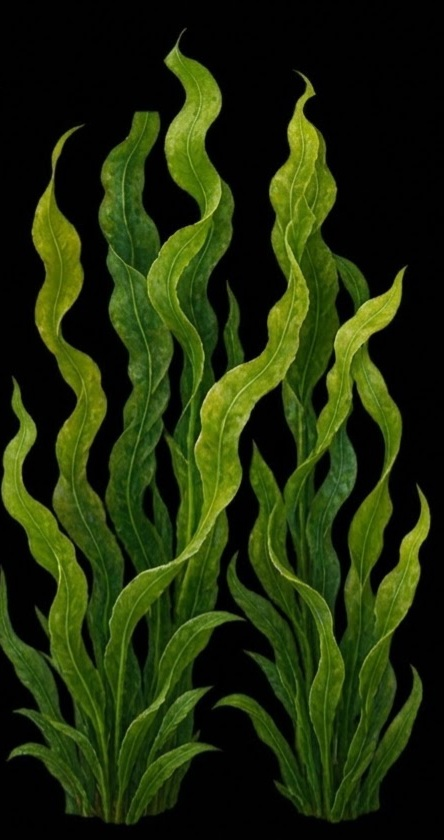
#> input picture minecraft/water-plant-reference/water-plants.jpg, 444 x 840 px, found by its file name
$ python prepare_seagrass.py
#> lines starting #> are read from the running program, lines starting #| are printed output that depends on the picture; after the words box and inside, x2 and y2 are one past the last pixel; in counts of white or black regions, pixels touching at a corner belong together
#!/usr/bin/env python3
"""Prepare animated short and double-height Bedrock seagrass from user art.

Requires Pillow, numpy, scipy and opencv-python-headless; run from repo root.
Uses vanilla 18/19-frame strip layouts, leaving vanilla flipbook metadata intact.
Tall halves are generated from the same swaying 96x192 canvas per frame.
"""
from pathlib import Path
import math
import cv2
import numpy as np
from PIL import Image, ImageOps
from scipy.ndimage import binary_dilation, label

SOURCE = Path('minecraft/water-plant-reference/water-plants.jpg')
BLOCKS = Path('minecraft/realistic-dirt/textures/blocks')
SIZE = 96
SHORT_FRAMES = 18
TALL_FRAMES = 19


def plant():
    with Image.open(SOURCE) as source:
#> source is the input picture: PIL image 444x840 RGB; mean R, G, B 32.5, 45.3, 10
        image = ImageOps.exif_transpose(source).convert('RGB')
        if image.size != (444, 840):
            raise ValueError('Unexpected source image dimensions')
        rgb = np.asarray(image, dtype=np.float32)
    alpha = np.clip((rgb.max(axis=2) - 5) / 24, 0, 1)
    color = np.clip(rgb / np.maximum(alpha[..., None], 1/255), 0, 255)
    labels, count = label(alpha >= .3, structure=np.ones((3,3), dtype=np.uint8))
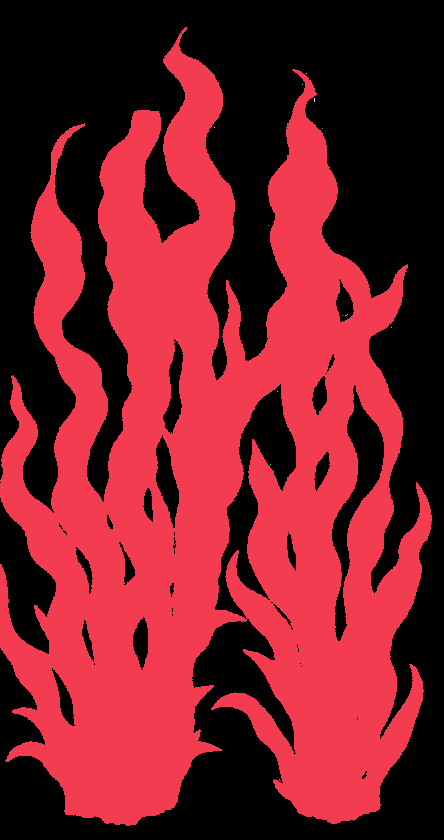
#> labels: shape (840, 444) int32; 13 distinct labels, from 0 to 12; one colour per label, 0 black
#> count = 12
    if not count:
        raise ValueError('No visible water plant')
    counts = np.bincount(labels.ravel())
#> counts = [187111, 185833, 1, 1, 4, 1, 1, 1, 3, 1, 1, 1, 1]
    keep = counts >= 20
#> keep = [True, True, False, False, False, False, False, False, False, False, False, False, False]
    keep[0] = False
    region = binary_dilation(keep[labels], structure=np.ones((5,5)))
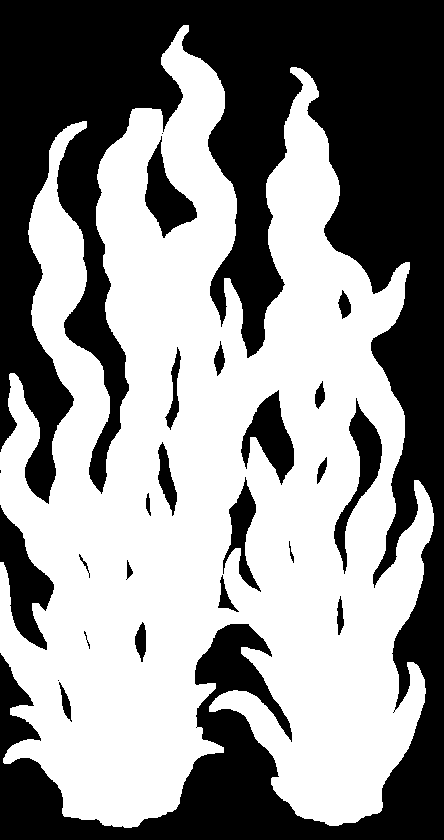
#> region: shape (840, 444) bool; 55.5% white; 24 black regions (3 under 20 px), largest, box (x1, y1, x2, y2) and area: (0, 0, 444, 840) 150734, (0, 505, 54, 650) 3562, (241, 390, 294, 485) 2412
    pixels = np.dstack((np.rint(color).astype(np.uint8), np.rint(alpha * 255).astype(np.uint8)))
    pixels[~region] = 0
    pixels[pixels[:,:,3] == 0, :3] = 0
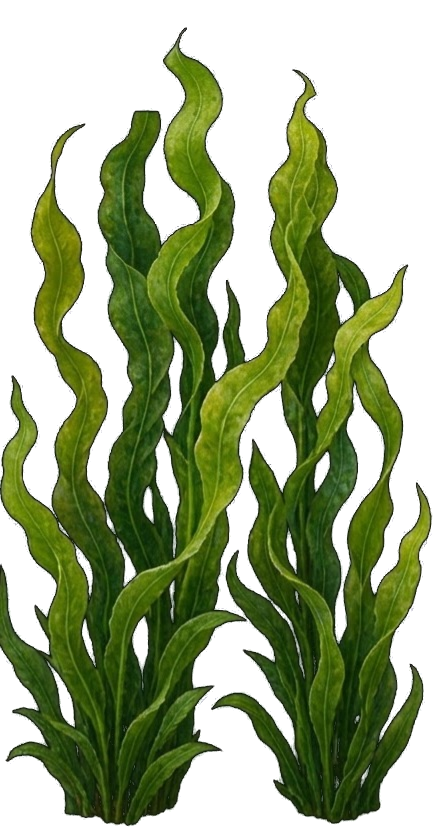
#> pixels: shape (840, 444, 4); mean R, G, B, A 32.7, 46.7, 9.7, 126; transparent parts drawn white
    result = Image.fromarray(pixels)
    bbox = result.getchannel('A').point(lambda a: 255 if a >= 96 else 0).getbbox()
#> bbox = (0, 27, 432, 826)
    if not bbox:
        raise ValueError('Empty water plant')
    x0,y0,x1,y1 = bbox
#> x0 = 0; y0 = 27; x1 = 432; y1 = 826
    return result.crop((max(0,x0-2), max(0,y0-2), min(result.width,x1+2), min(result.height,y1+2)))


def canvas(height):
    source = plant()
    # Reserve space on both sides for animated motion and use the same aspect
    # ratio on both halves of the tall plant.
    source.thumbnail((SIZE-12, height-4), Image.Resampling.LANCZOS)
#> source: PIL image 50x92 RGBA
    out = Image.new('RGBA', (SIZE, height), (0,0,0,0))
#> out: PIL image 96x96 RGBA; every value is 0
    bottom = source.getchannel('A').getbbox()[3]
#> bottom = 92
    out.paste(source, ((SIZE-source.width)//2, height-bottom))
    return out


def sway(base, index, count):
    """Mild, periodic, rooted displacement; premultiplication avoids halos."""
    data = np.asarray(base, dtype=np.float32) / 255
    alpha = data[:,:,3:4]
    premul = np.concatenate((data[:,:,:3]*alpha, alpha), axis=2)
    height, width = data.shape[:2]
    x,y = np.meshgrid(np.arange(width, dtype=np.float32), np.arange(height, dtype=np.float32))
    pos = (height-1-y)/(height-1)
    shift = 3.0 * pos * np.sin(2*math.pi*index/count + pos*0.7)
    moved = cv2.remap(premul, x-shift, y, cv2.INTER_LINEAR, borderMode=cv2.BORDER_CONSTANT, borderValue=0)
    a = moved[:,:,3:4]
    rgb = np.where(a > 0, moved[:,:,:3]/np.maximum(a, 1/255), 0)
    result = np.rint(np.clip(np.concatenate((rgb,a), axis=2),0,1)*255).astype(np.uint8)
    result[result[:,:,3] == 0, :3] = 0
    return Image.fromarray(result)


def strips():
    short = canvas(SIZE)
    tall = canvas(SIZE*2)
#> call 2 of canvas, with height = 192
#> in canvas (call 2), `source.thumbnail((SIZE-12, height-4), Image.Resampling.LANCZOS)`:
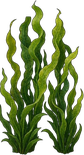
#> source: PIL image 84x155 RGBA; mean R, G, B, A 41.9, 57.3, 13.4, 134.6; transparent parts drawn white
#> in canvas (call 2), `out = Image.new('RGBA', (SIZE, height), (0,0,0,0))`: out: PIL image 96x192 RGBA; every value is 0
#> in canvas (call 2), `bottom = source.getchannel('A').getbbox()[3]`: bottom = 155
    result = {'seagrass.png': Image.new('RGBA', (SIZE, SIZE*SHORT_FRAMES))}
    for side in 'ab':
        for half in ('bottom', 'top'):
            result[f'seagrass_doubletall_{half}_{side}.tga'] = Image.new('RGBA', (SIZE, SIZE*TALL_FRAMES))
    for i in range(SHORT_FRAMES):
        result['seagrass.png'].paste(sway(short, i, SHORT_FRAMES), (0, i*SIZE))
    for i in range(TALL_FRAMES):
        frame = sway(tall, i, TALL_FRAMES)
        for side in 'ab':
            oriented = frame if side == 'a' else ImageOps.mirror(frame)
            result[f'seagrass_doubletall_top_{side}.tga'].paste(oriented.crop((0,0,SIZE,SIZE)), (0,i*SIZE))
            result[f'seagrass_doubletall_bottom_{side}.tga'].paste(oriented.crop((0,SIZE,SIZE,SIZE*2)), (0,i*SIZE))
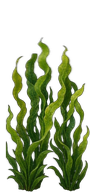
#> frame: PIL image 96x192 RGBA; mean R, G, B, A 31.4, 42.7, 10.2, 95.1; transparent parts drawn white
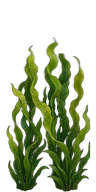
#> oriented: PIL image 96x192 RGBA; mean R, G, B, A 31.4, 42.7, 10.2, 95.1; transparent parts drawn white
    return result


def main():
    BLOCKS.mkdir(parents=True, exist_ok=True)
    for name, image in strips().items():
        image.save(BLOCKS / name)
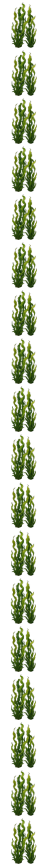
#> saved as seagrass.png: PIL image 96x1728 RGBA (shown at 1/2 size); mean R, G, B, A 25.8, 34.8, 8.1, 67.1; transparent parts drawn white
    print('Prepared animated short and double-height seagrass.')


if __name__ == '__main__':
    main()
